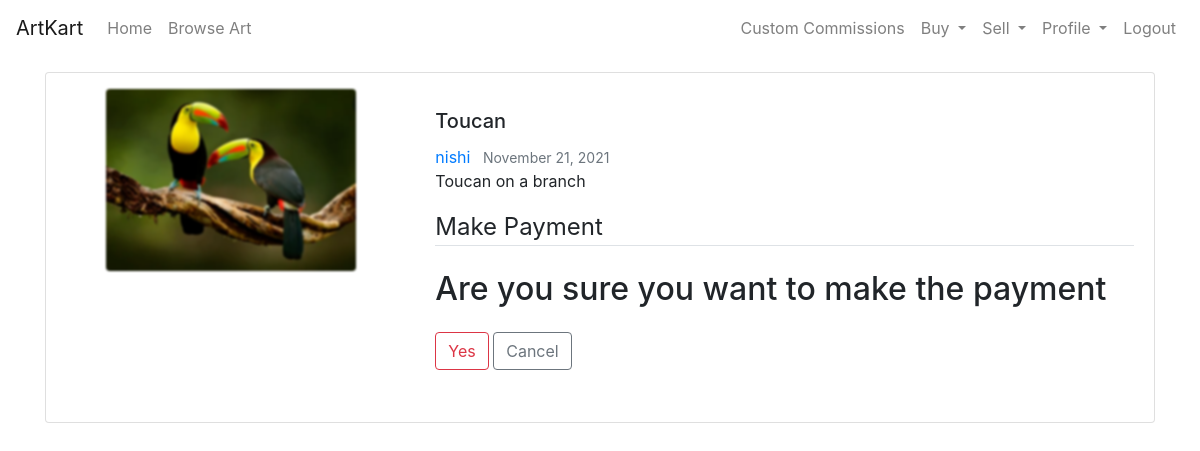
/item/14/buy/ (signed in), run on an earlier commit of the app's database.
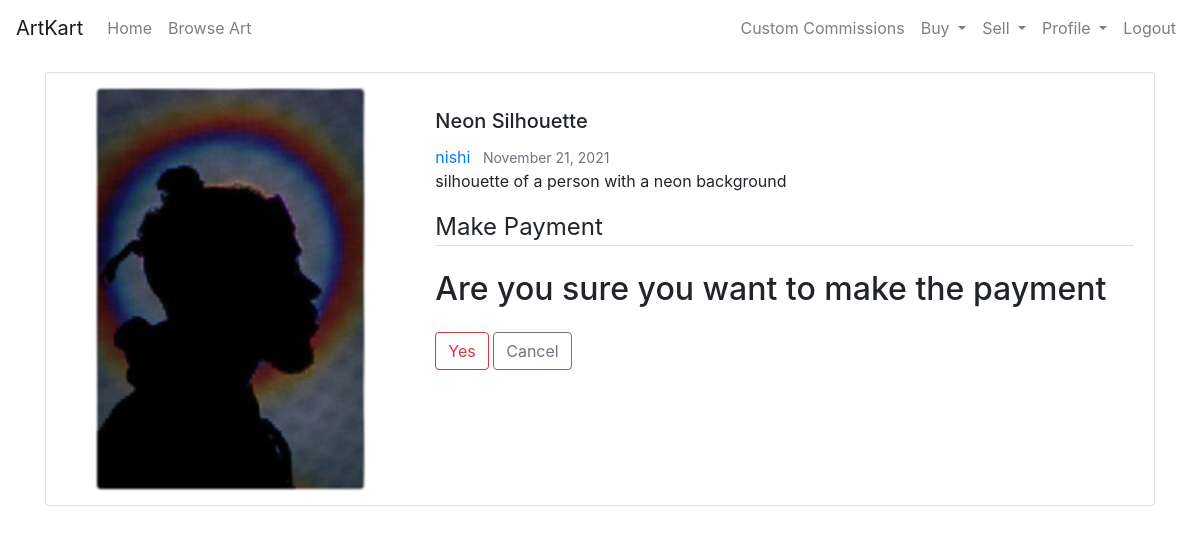
And on a later commit of the database.
### blog/models.py (models this page shows, shortened)
class Post(models.Model):
    title = models.CharField(max_length=100)
    description = models.TextField()
    date_posted = models.DateTimeField(default=timezone.now)
    author = models.ForeignKey(User, on_delete=models.CASCADE)
    image = models.ImageField(default='default.jpg', upload_to='art')
    public = models.BooleanField(default=False)
    price = models.DecimalField(max_digits=7, decimal_places=2, default=0.00)
    category = models.CharField(max_length=20, choices=category_list, default=category_list[-1][0])

### blog/views.py (the view, shortened to what this page needs)
# urls.py: path('item/<int:pk>/buy/', views.buy_page, name='item-buy'),
@login_required
def buy_page(request, pk):
    post = Post.objects.get(id=pk)
    return render(request, 'blog/buy_confirm.html', {'post' : post})

### blog/templates/blog/buy_confirm.html (shortened to what this page needs)
{% extends "blog/base.html" %}
{% block content %}
<div class="container">
	<div class="card mt-3 mb-3 pt-3 pb-3">
		<div class="row no-gutters">
			<div class="col-md-4">
				<div class="text-center">
					<img src="{{ post.image.url }}" class="rounded preview-img">
				</div>
			</div>
			<div class="col-md-8">
				<div class="card-body">
					<h5 class="card-title">{{ post.title }}</h5>
					<a class="mr-2" href="{% url 'user-profile' post.author.id %}">{{ post.author }}</a>
					<small class="text-muted">{{ post.date_posted|date:"F d, Y" }}</small>
					<p class="card-text">{{ post.description }}</p>
					<form method="POST">
						<fieldset class="form-group">
							<legend class="border-bottom mb-4">Make Payment</legend>
							<h2>Are you sure you want to make the payment</h2>
						</fieldset>
						<div class="form-group">
							<button class="btn btn-outline-danger" type="submit">Yes</button>
							<a class="btn btn-outline-secondary" href="{% url 'post-detail' post.id %}">Cancel</a>
						</div>
					</form>
				</div>
			</div>
		</div>
	</div>
</div>
{% endblock content %}

What changed in the data, as far as the page shows it:
changed Post "nishi": image: a different picture; title "Toucan" → "Neon Silhouette"; description "Toucan on a branch" → "silhouette of a person with a neon background"
